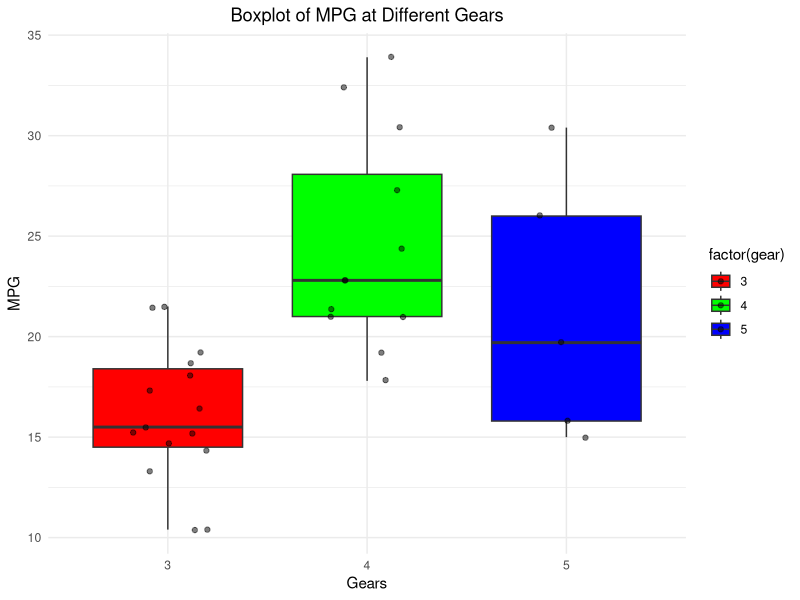
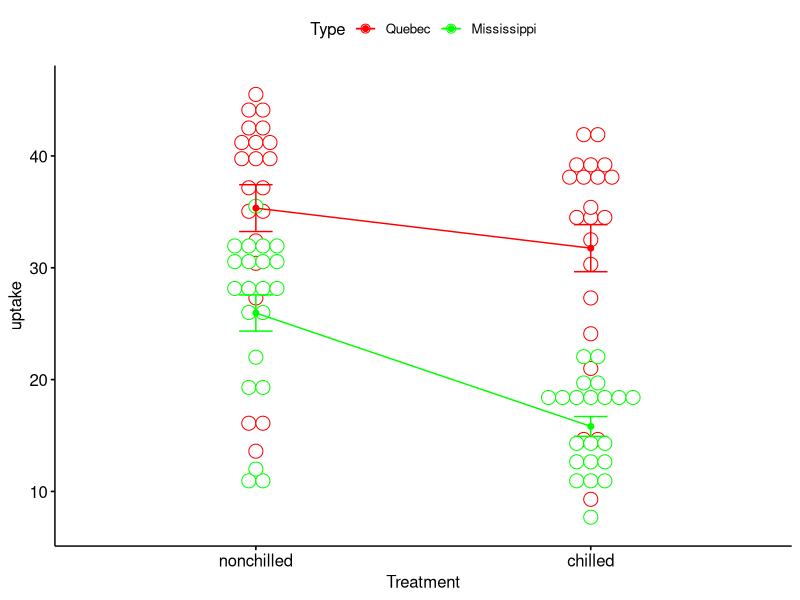
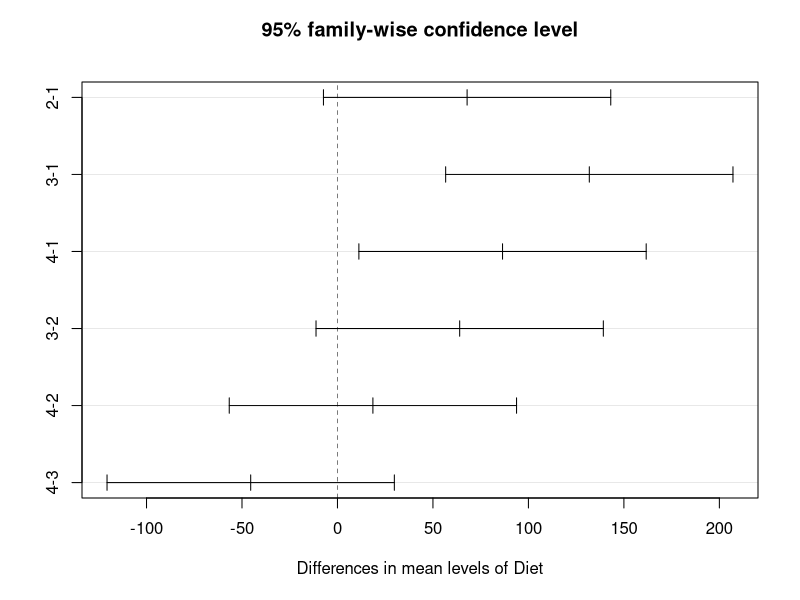

These charts were generated, in order, by the following R code:
## ---- chunk 1
# Set global chunk options
knitr::opts_chunk$set(echo = TRUE)
## ---- chunk 2

# Function to perform one-way ANOVA
one_way_anova <- function(response, group) {
  # Data preparation: create a data frame with the response and grouping variables.
  data <- data.frame(response, group)
  unique_groups <- unique(group)
  
  # Calculate the overall mean of the response variable.
  overall_mean <- mean(response)
  
  # Calculate sum of squares between groups (SSB)
  SSB <- sum(table(data$group) * (tapply(data$response, data$group, mean) - overall_mean)^2)
  
  # Calculate sum of squares within groups (SSW)
  SSW <- sum(tapply(data$response, data$group, function(x) sum((x - mean(x))^2)))
  
  # Degrees of freedom
  df_between <- length(unique_groups) - 1
  df_within <- length(response) - length(unique_groups)
  
  # Mean squares for between and within groups
  MS_between <- SSB / df_between
  MS_within <- SSW / df_within
  
  # Compute the F-statistic
  F <- MS_between / MS_within
  
  # Calculate the p-value from the F-distribution.
  p_value <- pf(F, df_between, df_within, lower.tail = FALSE)
  
  # Return the results as a list.
  return(list(F_statistic = F, 
              p_value = p_value, 
              df_between = df_between, 
              df_within = df_within))
}

## ---- chunk 3

# Load the mtcars dataset
data(mtcars)

# Apply the custom one-way ANOVA function on mpg and gear
result_custom_anova <- one_way_anova(mtcars$mpg, mtcars$gear)
print(result_custom_anova)

## ---- chunk 4

# Perform one-way ANOVA using the aov function
result_2 <- aov(mpg ~ factor(gear), data = mtcars)

# Display a summary of the ANOVA results
summary(result_2)

## ---- chunk 5

library(ggplot2)

# Create a boxplot with jittered points for each gear level
ggplot(mtcars, aes(x = factor(gear), y = mpg, fill = factor(gear))) +
  geom_boxplot() +
  geom_jitter(position = position_jitter(width = 0.2), alpha = 0.5) +
  # Add data points with slight horizontal jitter
  scale_fill_manual(values = c("red", "green", "blue")) +
  # Specify colors for each gear level
  labs(title = "Boxplot of MPG at Different Gears",
       x = "Gears",
       y = "MPG") +
  theme_minimal() +
  theme(
    plot.title = element_text(hjust = 0.5)  # Center the title
  )

## ---- chunk 6
# Two-way ANOVA function with interaction
two_way_anova <- function(data, response_col, factor1_col, factor2_col) {
  # Extract data columns
  response <- data[[response_col]]
  factor1 <- data[[factor1_col]]
  factor2 <- data[[factor2_col]]
  
  # Identify unique levels for each factor
  levels_factor1 <- unique(factor1)
  levels_factor2 <- unique(factor2)
  
  # Compute overall (grand) mean and group means
  grand_mean <- mean(response)
  means_factor1 <- tapply(response, factor1, mean)
  means_factor2 <- tapply(response, factor2, mean)
  
  # Preallocate a matrix for the interaction means
  means_interaction <- matrix(0, nrow = length(levels_factor1), 
                                 ncol = length(levels_factor2))
  
  # Calculate cell means for the interaction between factor1 and factor2
  for (i in 1:length(levels_factor1)) {
    for (j in 1:length(levels_factor2)) {
      means_interaction[i, j] <- mean(response[factor1 == levels_factor1[i] & factor2 == levels_factor2[j]])
    }
  }
  
  # Calculate sums of squares
  ss_total <- sum((response - grand_mean)^2)
  ss_factor1 <- sum((means_factor1 - grand_mean)^2 * table(factor1))
  ss_factor2 <- sum((means_factor2 - grand_mean)^2 * table(factor2))
  
  # Preallocate matrix for the interaction sum of squares
  ss_interaction_mat <- matrix(0, nrow = length(levels_factor1), 
                                  ncol = length(levels_factor2))
  
  # Compute interaction sum of squares for each cell
  for (i in 1:length(levels_factor1)) {
    for (j in 1:length(levels_factor2)) {
      ss_interaction_mat[i, j] <- table(factor1, factor2)[i, j] * 
        (means_interaction[i, j] - means_factor1[i] - means_factor2[j] + grand_mean)^2
    }
  }
  
  ss_interaction <- sum(ss_interaction_mat)
  
  # Compute error sum of squares
  ss_error <- ss_total - ss_factor1 - ss_factor2 - ss_interaction
  
  # Calculate degrees of freedom for each component
  df_factor1 <- length(levels_factor1) - 1
  df_factor2 <- length(levels_factor2) - 1
  df_interaction <- df_factor1 * df_factor2
  df_error <- length(response) - (length(levels_factor1) * length(levels_factor2))
  
  # Compute mean squares
  ms_factor1 <- ss_factor1 / df_factor1
  ms_factor2 <- ss_factor2 / df_factor2
  ms_interaction <- ss_interaction / df_interaction
  ms_error <- ss_error / df_error
  
  # Calculate F-statistics for each source of variation
  f_factor1 <- ms_factor1 / ms_error
  f_factor2 <- ms_factor2 / ms_error
  f_interaction <- ms_interaction / ms_error
  
  # Calculate corresponding p-values
  p_factor1 <- 1 - pf(f_factor1, df_factor1, df_error)
  p_factor2 <- 1 - pf(f_factor2, df_factor2, df_error)
  p_interaction <- 1 - pf(f_interaction, df_interaction, df_error)
  
  # Create and return a summary data frame (ANOVA table)
  results <- data.frame(
    Factor = c(factor1_col, factor2_col, "Interaction", "Error"),
    Df = c(df_factor1, df_factor2, df_interaction, df_error),
    SumSq = c(ss_factor1, ss_factor2, ss_interaction, ss_error),
    MeanSq = c(ms_factor1, ms_factor2, ms_interaction, ms_error),
    Fvalue = c(f_factor1, f_factor2, f_interaction, ""),
    Pval = c(p_factor1, p_factor2, p_interaction, "")
  )
  
  return(results)
}

## ---- chunk 7

# Load the built-in CO2 dataset
data(CO2)

# Apply the custom two-way ANOVA function to the CO2 data
result <- two_way_anova(CO2, "uptake", "Type", "Treatment")
print(result)


## ---- chunk 8

# Perform two-way ANOVA using R's built-in aov function
anova_model <- aov(uptake ~ Type * Treatment, data = CO2)
print(summary(anova_model), digits = 8)

## ---- chunk 9

library(ggpubr)

ggline(CO2, x = "Treatment", y = "uptake", color = "Type",
       add = c("mean_se", "dotplot"),
       palette = c("red", "green"))

## ---- chunk 10

# Compute the number of pairwise comparisons among 6 groups: C(6,2)
num_comparisons <- factorial(6) / (factorial(2) * factorial(4))
num_comparisons

# Compute the overall probability of no false positives for 15 tests
p_avoid_type1_error <- (1 - 0.05)^15
p_avoid_type1_error

# Compute the probability of at least one false positive
p_atleast1_type1_error <- 1 - p_avoid_type1_error
p_atleast1_type1_error

## ---- chunk 11

# Set seed for reproducibility
set.seed(1945)

# Preallocate a matrix to store 6 samples, each of size 50
r_matrix <- matrix(NA, nrow = 50, ncol = 6)

# Generate 6 samples drawn from a Normal distribution (mean = 5, sd = 3)
r_matrix <- apply(r_matrix, 2, function(x){ rnorm(50, mean = 5, sd = 3) })

# Generate all possible pairs of sample indices (i.e., pairwise comparisons)
pairwise_comparisons <- combn(1:ncol(r_matrix), 2)

# Conduct t-tests for each pair and extract the p-values
multiple_comparisons <- apply(pairwise_comparisons, 2, function(indexes) {
  group1 <- r_matrix[, indexes[1]]
  group2 <- r_matrix[, indexes[2]]
  t_test_result <- t.test(group1, group2)
  return(t_test_result$p.value)
})

# Identify significant comparisons at alpha = 0.05
significant_results <- multiple_comparisons < 0.05

# Calculate the proportion of significant results
proportion_significant <- sum(significant_results) / length(multiple_comparisons)
proportion_significant

## ---- chunk 12

# Load the ChickWeight dataset
data(ChickWeight)

# Subset to obtain the final weights for each chick (i.e., at the maximum recorded time)
final_weights <- ChickWeight[ChickWeight$Time == max(ChickWeight$Time), ]

# Remove the unique identifier column (assumed to be the third column)
final_weights <- final_weights[, -3]

# Preview the structure of the dataset
head(final_weights)

# Determine the total number of observations (N) and the distribution per diet (n)
total_observations <- dim(final_weights)[1]
group_counts <- table(final_weights$Diet)
total_observations
group_counts

## ---- chunk 13

# Function to balance the dataset based on a specified factor variable and target size
balance_data <- function(data, factor_var_name, min_size) {
  split_data <- split(data, data[[factor_var_name]])
  balanced_data <- lapply(split_data, function(sub_data) {
    if (nrow(sub_data) > min_size) {
      sub_data[sample(nrow(sub_data), min_size), ]
    } else {
      sub_data
    }
  })
  do.call(rbind, balanced_data)
}

# Determine the minimum group size across diets
min_size <- min(table(final_weights$Diet))

# Set seed for reproducibility
set.seed(1913)

# Generate a balanced dataset using the defined function
final_weights_balanced <- balance_data(final_weights, "Diet", min_size)

## ---- chunk 14

# Run ANOVA to assess the effect of Diet on weight
anova_result <- aov(weight ~ Diet, data = final_weights_balanced)

# Save the ANOVA summary to extract the Mean Square Error (MSE) later
anova_summary <- summary(anova_result)
anova_summary

## ---- chunk 15

# Extract the Mean Square Error (MSE) from the ANOVA summary
MSE <- anova_summary[[1]][["Mean Sq"]][2]

# Define variables necessary for further calculations:
# Total number of observations (N), sample size per group (n), and number of groups (k)
N <- dim(final_weights_balanced)[1]
n <- as.numeric(table(final_weights_balanced$Diet)[1])
k <- length(unique(final_weights_balanced$Diet))

# Calculate the mean weight for each diet group
group_means <- tapply(final_weights_balanced$weight, final_weights_balanced$Diet, mean)

# Generate all possible pairwise comparisons among the diet groups
comparisons <- combn(levels(final_weights_balanced$Diet), 2)

# Manually compute Tukey's HSD test for each pairwise comparison
tukey_test <- apply(comparisons, 2, function(pair) {
  x <- group_means[pair[1]]
  y <- group_means[pair[2]]
  mean_diff <- abs(x - y)
  
  # Compute the test statistic (q value)
  q_value <- mean_diff / sqrt(MSE / n)
  
  # Determine the critical value from the Studentized range distribution
  critical_value <- qtukey(p = 0.95, nmeans = k, df = N - k)
  
  # Compute the HSD (minimum difference required for significance)
  hsd <- critical_value * sqrt(MSE / n)
  
  # Assess whether the observed difference is statistically significant
  significant <- as.numeric(q_value >= critical_value)
  
  return(c(pair, round(mean_diff, 5), round(hsd, 5), round(q_value, 5), 
           round(critical_value, 5), significant))
})

# Transpose the result for improved readability and assign column names
tukey_test <- t(tukey_test)
colnames(tukey_test) <- c("Group 1", "Group 2", "Mean Abs Diff", "HSD", 
                          "Q Value", "Critical Value", "Significant")
tukey_test

## ---- chunk 16

# Perform Tukey's HSD test using the built-in function
tukey_builtin <- TukeyHSD(anova_result)
tukey_builtin

# Plot the Tukey HSD results for visual inspection
plot(tukey_builtin)

